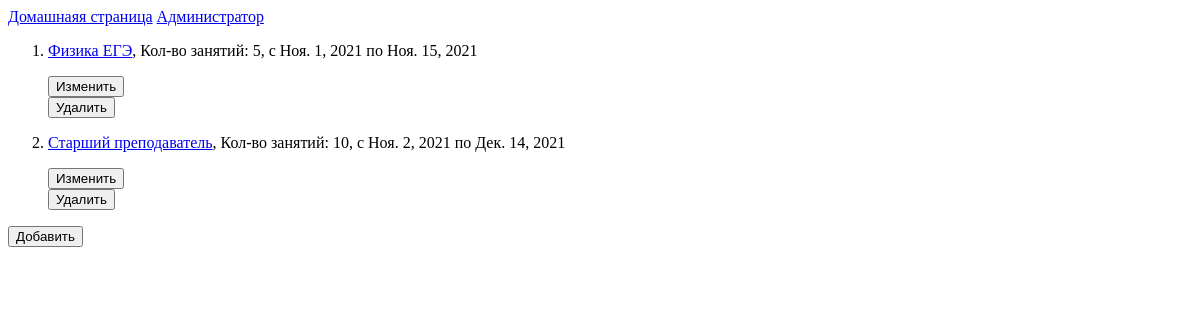
/courses/admin/courses/, run on an earlier commit of the app's database.
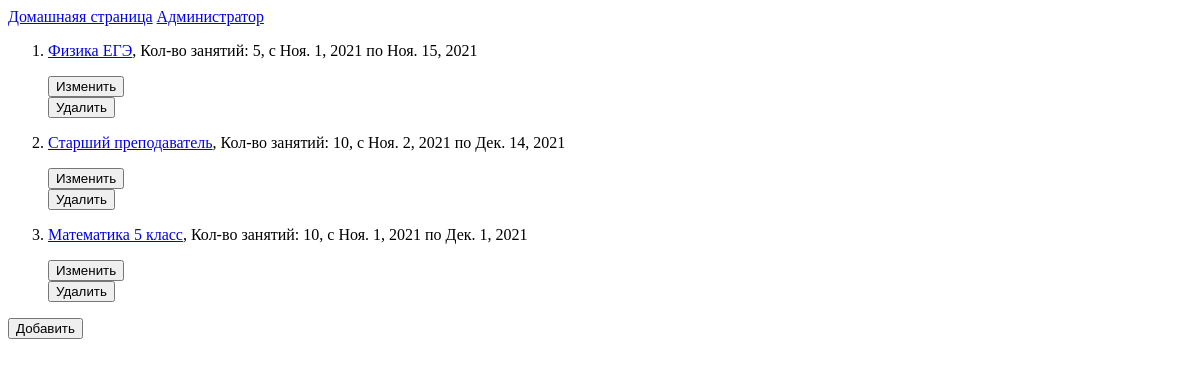
And on a later commit of the database.
### courses/models.py (models this page shows, shortened)
class Course(models.Model):
    name = models.CharField(max_length=30, help_text="Название курса")
    num = models.IntegerField(help_text="Количество занятий")
    time = models.IntegerField(help_text="Время одного занятия")
    days = models.CharField(max_length=100, help_text="Дни недели когда будут проходить занятия (через запятую)")
    firstdate = models.DateField(help_text="Дата первого занятия")
    lastdate = models.DateField(help_text="Дата последнего занятия")
    price = models.IntegerField(help_text="Стоимость курса")
    info = models.TextField(help_text="Подробная информацая про курс")
    direction = models.ForeignKey("Direction", on_delete=models.SET_NULL, null=True)
    def get_absolute_url_admin(self):
        return reverse('admin_course_detail', args=[str(self.id)])
    def get_absolute_url_update(self):
        return reverse('admin_course_update', args=[str(self.id)])
    def get_absolute_url_delete(self):
        return reverse('admin_course_delete', args=[str(self.id)])

### courses/views.py (the view)
def admin_courses(request):
    obj_cour = Course.objects.all()
    return render(
        request,
        "admin_courses.html",
        context={'course_list': obj_cour},
    )

### courses/templates/admin_courses.html (shortened to what this page needs)
<!DOCTYPE html>
<html lang="ru">
<head>
</head>
<body>
    <div class="page">
        <div class="info">
            <a href="/courses/">Домашнаяя страница</a>
            <a href="/courses/admin/">Администратор</a>
        </div>
        <div class="cour">
            {% if course_list %}
            <ol>
                {% for course in course_list %}
                <li>
                    <p><a href="{{ course.get_absolute_url_admin}}">{{ course.name }}</a>, Кол-во занятий: {{course.num}}, с {{course.firstdate}} по {{course.lastdate}}</p>
                    <form action="{{course.get_absolute_url_update}}">
                        <button>Изменить</button>
                    </form>
                    <form action="{{course.get_absolute_url_delete}}">
                        <button>Удалить</button>
                    </form>
                </li>
                {% endfor %}
            </ol>
            {% else %}
                <p>Нет записей о курсах</p>
            {% endif %}
            <form action="/courses/admin/courses/create/">
                <button>Добавить</button>
            </form>
        </div>
    </div>
</body>
</html>

What changed in the data, as far as the page shows it:
added Course: name "Математика 5 класс", num "10", firstdate "Ноя. 1, 2021", lastdate "Дек. 1, 2021"
